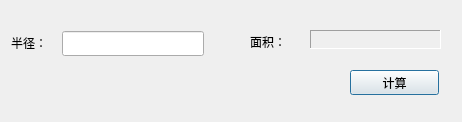
<?xml version="1.0" encoding="UTF-8"?>
<ui version="4.0">
 <class>CCircleAreaCalculatorDialog</class>
 <widget class="QDialog" name="CCircleAreaCalculatorDialog">
  <property name="geometry">
   <rect>
    <x>0</x>
    <y>0</y>
    <width>462</width>
    <height>122</height>
   </rect>
  </property>
  <property name="windowTitle">
   <string>CCircleAreaCalculatorDialog</string>
  </property>
  <widget class="QLabel" name="radiusLabel">
   <property name="geometry">
    <rect>
     <x>11</x>
     <y>31</y>
     <width>45</width>
     <height>23</height>
    </rect>
   </property>
   <property name="text">
    <string>半径：</string>
   </property>
  </widget>
  <widget class="QLabel" name="areaLabel">
   <property name="geometry">
    <rect>
     <x>250</x>
     <y>30</y>
     <width>45</width>
     <height>23</height>
    </rect>
   </property>
   <property name="text">
    <string>面积：</string>
   </property>
  </widget>
  <widget class="QLabel" name="areaValueLabel">
   <property name="geometry">
    <rect>
     <x>310</x>
     <y>30</y>
     <width>131</width>
     <height>19</height>
    </rect>
   </property>
   <property name="frameShape">
    <enum>QFrame::Panel</enum>
   </property>
   <property name="frameShadow">
    <enum>QFrame::Sunken</enum>
   </property>
   <property name="lineWidth">
    <number>1</number>
   </property>
   <property name="text">
    <string/>
   </property>
  </widget>
  <widget class="QLineEdit" name="radiusLineEdit">
   <property name="geometry">
    <rect>
     <x>62</x>
     <y>31</y>
     <width>142</width>
     <height>25</height>
    </rect>
   </property>
  </widget>
  <widget class="QPushButton" name="calcButton">
   <property name="geometry">
    <rect>
     <x>350</x>
     <y>70</y>
     <width>89</width>
     <height>25</height>
    </rect>
   </property>
   <property name="text">
    <string>计算</string>
   </property>
  </widget>
 </widget>
 <resources/>
 <connections/>
</ui>
